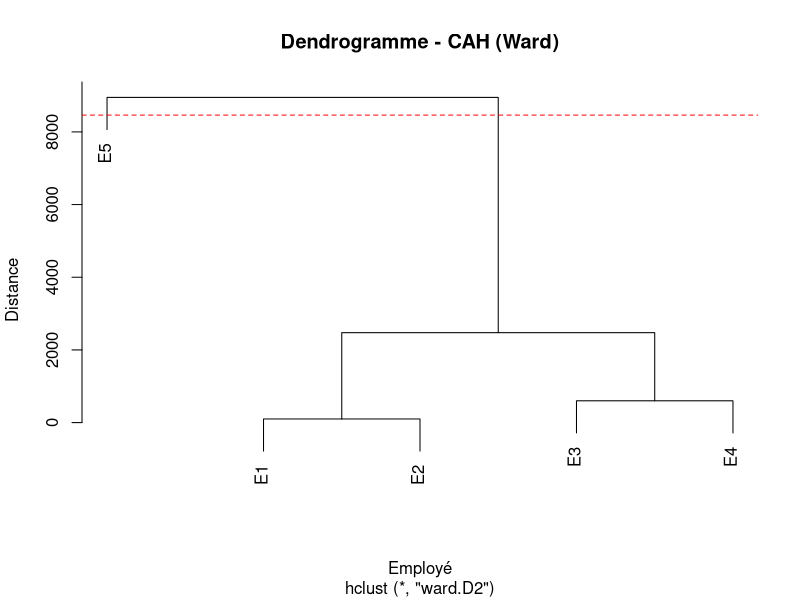

This figure's R source:
## ---- chunk 1
# Étape 1 : Données originales
data <- data.frame(
  Employé    = c("E1", "E2", "E3", "E4", "E5"),
  Ancienneté = c(2, 3, 5, 6, 8),
  Salaire    = c(2000, 2100, 3500, 4100, 10000)
)

# Étape 2 : Matrice des caractéristiques
X <- data[, c("Ancienneté", "Salaire")]

# Étape 3 : Clustering hiérarchique (Ward)
d <- dist(X)
hc <- hclust(d, method = "ward.D2")

# Étape 4 : Affichage du dendrogramme avec ylim plus grand
plot(hc, labels = data$Employé,
     main = "Dendrogramme - CAH (Ward)",
     xlab = "Employé", ylab = "Distance",
     ylim = c(0, 10000))  # Limite supérieure augmentée

# Hauteur de coupure
n_clusters <- 2
height_cut <- (sort(hc$height, decreasing = TRUE)[n_clusters - 1] +
               sort(hc$height, decreasing = TRUE)[n_clusters]) / 1.35
abline(h = height_cut, col = "red", lty = 2)

# Étape 5 : Clusters
clusters <- cutree(hc, k = n_clusters)
data$Cluster <- as.factor(clusters)

# Affichage final
print(data)
